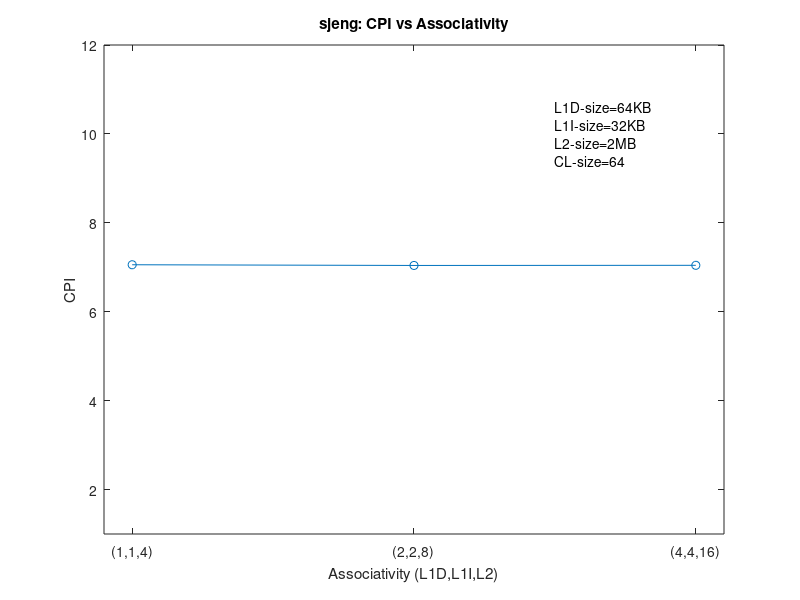
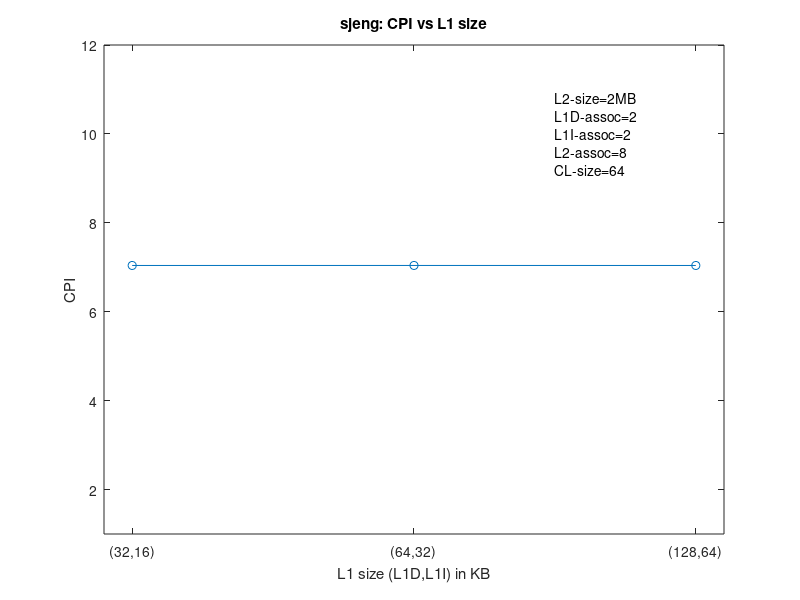
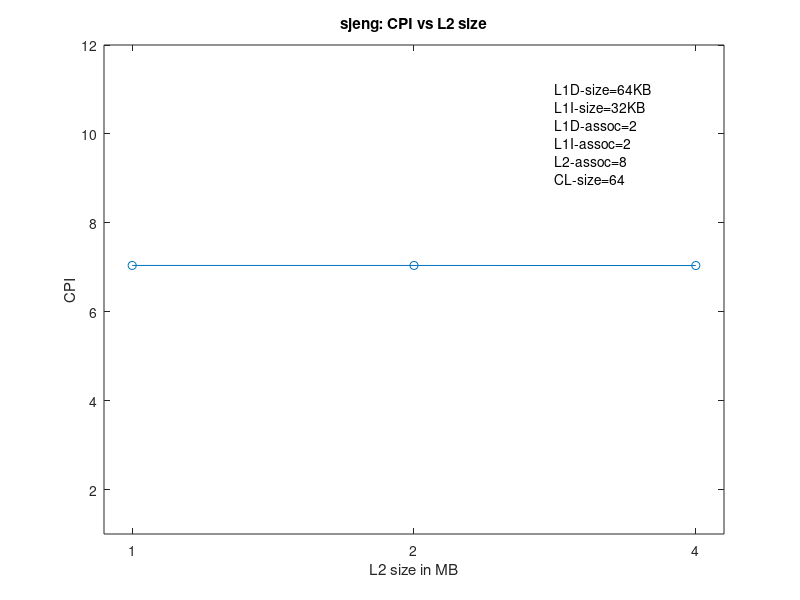
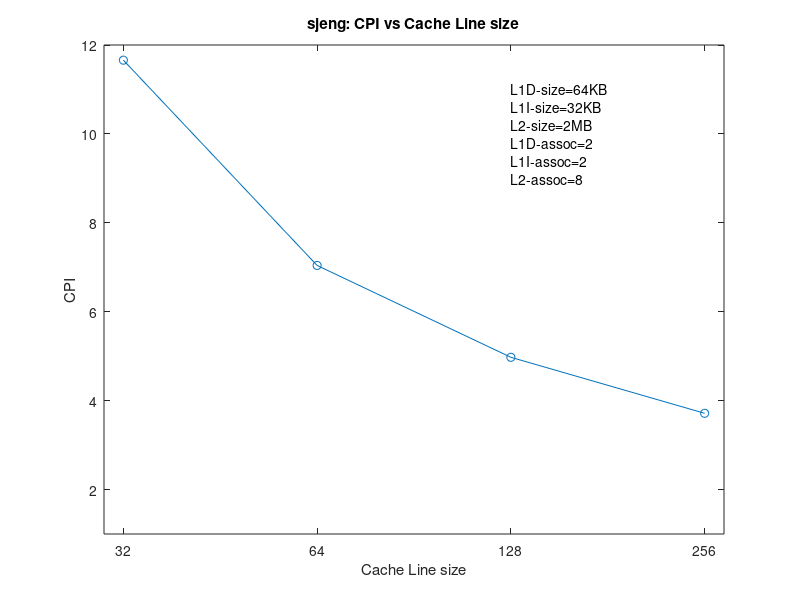

The MATLAB script that drew these images, in order:
%CPI plots for sjeng

%associativity
cpi=[7.056733 7.040968 7.044207];
figure(1)
plot(1:3,cpi,'Marker','o');
ylim([1 12]);
xlim([0.9 3.1]);
xticks([1 2 3]);
xticklabels({'(1,1,4)','(2,2,8)','(4,4,16)'});
title("sjeng: CPI vs Associativity");
ylabel("CPI");
xlabel("Associativity (L1D,L1I,L2)");
text(2.5,10,{"L1D-size=64KB","L1I-size=32KB","L2-size=2MB","CL-size=64"});

%l1 size
cpi=[7.040633 7.040968 7.040555];
figure(2)
plot(1:3,cpi,'Marker','o');
ylim([1 12]);
xlim([0.9 3.1]);
xticks([1 2 3]);
xticklabels({'(32,16)','(64,32)','(128,64)'});
title("sjeng: CPI vs L1 size");
ylabel("CPI");
xlabel("L1 size (L1D,L1I) in KB");
text(2.5,10,{"L2-size=2MB","L1D-assoc=2","L1I-assoc=2","L2-assoc=8","CL-size=64"});

%l2 size
cpi=[7.041194 7.040968 7.039282];
figure(3)
plot(1:3,cpi,'Marker','o');
ylim([1 12]);
xlim([0.9 3.1]);
xticks([1 2 3]);
xticklabels({'1','2','4'});
title("sjeng: CPI vs L2 size");
ylabel("CPI");
xlabel("L2 size in MB");
text(2.5,10,{"L1D-size=64KB","L1I-size=32KB","L1D-assoc=2","L1I-assoc=2","L2-assoc=8","CL-size=64"});

%CL
cpi=[11.658780 7.040968 4.974909 3.715489];
figure(4)
plot(1:4,cpi,'Marker','o');
ylim([1 12]);
xlim([0.9 4.1]);
xticks([1 2 3 4]);
xticklabels({'32','64','128','256'});
title("sjeng: CPI vs Cache Line size");
ylabel("CPI");
xlabel("Cache Line size");
text(3,10,{"L1D-size=64KB","L1I-size=32KB","L2-size=2MB","L1D-assoc=2","L1I-assoc=2","L2-assoc=8"});

%extra
cpi=[3.715863 3.715484 3.715624 3.715489];
figure(5)
plot(1:4,cpi,'Marker','o');
ylim([1 12]);
xlim([0.9 4.1]);
xticks([1 2 3 4]);
xticklabels({'(16,8,256)','(16,8,512)','(32,16,2048)','(64,32,2048)'});
title("sjeng: CPI vs Cache size (for CL-size=256)");
ylabel("CPI");
xlabel("Cache size (L1D,L1I,L2) in KB");
text(3,10,{"L1D-assoc=2","L1I-assoc=2","L2-assoc=8","CL-size=256"});